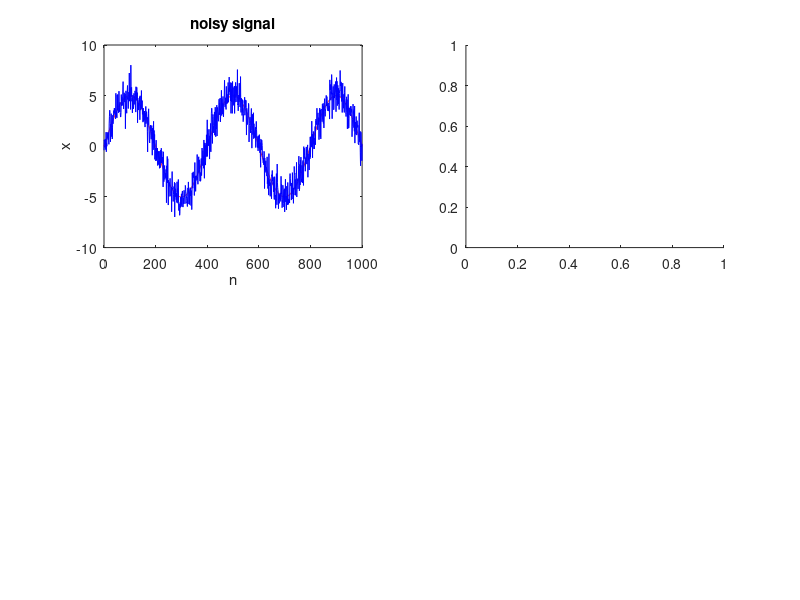

Recreate this plot in MATLAB. (Note: this script raises an error after producing the figure.)
%initialise
n = 0:1000;
M = [5 21 51];
N0 = 1;
w = -10:0.01:10;
w0 = pi/200;
s = 5*sin(w0*n);
v = randn(1,length(n));

figure; %filter

subplot(2,2,1)
x = s+v;
plot(n,s,"-r");
hold on;
plot(n,x,"-b");
hold off;
title("noisy signal");
xlabel("n");
ylabel("x");

subplot(2,2,2)
y1 = mov_avg_filt(x,n,M(1));
plot(n,s,"-r");
hold on;
plot(n,y1,"-b");
hold off;
ylim([-10 10]);
title("filtered signal M=5");
xlabel("n");
ylabel("y");

subplot(2,2,3)
y2 = mov_avg_filt(x,n,M(2));
plot(n,s,"-r");
hold on;
plot(n,y2,"-b");
hold off;
ylim([-10 10]);
title("filtered signal M=21");
xlabel("n");
ylabel("y");

subplot(2,2,4)
y3 = mov_avg_filt(x,n,M(3));
plot(n,s,"-r");
hold on;
plot(n,y3,"-b");
hold off;
ylim([-10 10]);
title("filtered signal M=51");
xlabel("n");
ylabel("y");

figure; % filtered DTFT

subplot(2,2,1)
X = real(DT_Fourier(x,N0,w));
plot(w,X);
title("noisy signal DTFT");
xlabel("w");
ylabel("X");

subplot(2,2,2)
Y1 = real(DT_Fourier(y1,N0,w));
plot(w,Y1);
title("filtered signal M=5 DTFT");
xlabel("w");
ylabel("Y");

subplot(2,2,3)
Y2 = real(DT_Fourier(y2,N0,w));
plot(w,Y2);
title("filtered signal M=21 DTFT");
xlabel("w");
ylabel("Y");

subplot(2,2,4)
Y3 = real(DT_Fourier(y3,N0,w));
plot(w,Y3);
title("filtered signal M=51 DTFT");
xlabel("w");
ylabel("Y");

figure; %diffrentiator

subplot(2,1,1)
x = s+v;
plot(n,v,"-r");
hold on;
plot(n,x,"-b");
hold off;
title("noisy signal");
xlabel("n");
ylabel("x");

subplot(2,1,2)
z = dig_diff(x,n);
plot(n,v,"-r");
hold on;
plot(n,z,"-b");
hold off;
ylim([-10 10]);
title("diffentiated noise");
xlabel("n");
ylabel("z");

figure; % differentiated FT

subplot(2,1,1)
plot(w,X);
title("noisy signal DTFT");
xlabel("w");
ylabel("X");

subplot(2,1,2)
Z = real(DT_Fourier(z,N0,w));
plot(w,Z);
ylim([-2000 2000]);
title("diffentiated noise DTFT");
xlabel("w");
ylabel("Z");